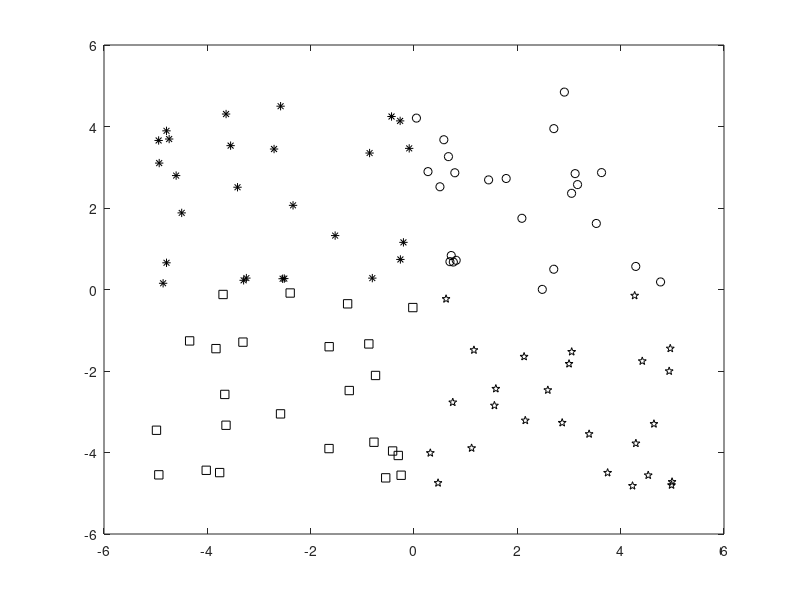

Write MATLAB code to recreate this figure. (Note: this script raises an error after producing the figure.)
% Praktikumsblatt 5 - Neuronale Netze
% Aufgabe 2

%% Lerndatensaetze erzeugen
% Code aus Praktikumsblatt
n = 100;
Mx = 10;
% Erstelle eine 2xn-Matrix mit zufaelligen Werten zw. -5 und 5
E = Mx*rand([2,n])-Mx/2*ones(2,n); % Mittelwert Null
% Ist Wert groe?er als Null? -> 1 oder 0
k1 = E(1,:) >= 0;
k2 = E(2,:) >= 0;

A = [and(k1,k2);            % 1. Quadrant
     and(not(k1),k2);       % 2. Quadrant
     and(not(k1),not(k2));  % 3. Quadrant
     and(k1,not(k2))        % 4. Quadrant
    ];

plot(E(1,A(1,:)),E(2,A(1,:)),'ok'); hold on;
plot(E(1,A(2,:)),E(2,A(2,:)),'*k');
plot(E(1,A(3,:)),E(2,A(3,:)),'sk');
plot(E(1,A(4,:)),E(2,A(4,:)),'pk');


%% train
%Lernziel: Das neuronale Netz soll erkennen, in welchem Quadranten sich
% ein Punkt P(x,y) mit -5<=x,y<=5 befindet.
% Netz: 2N - 3N - 3N - 4N
W1 = rand(3,3);
W2 = rand(3,4);
W3 = rand(4,4);

[W1trained,W2trained,W3trained,n,sse] = trainiere2(W1,W2,W3,E',A',1000,0.001,0.0001,0.075);

%% auswertung
while(1)
   [x,y] = ginput(1);
   d = werteaus2(W1trained,W2trained,W3trained,[x y]);
end